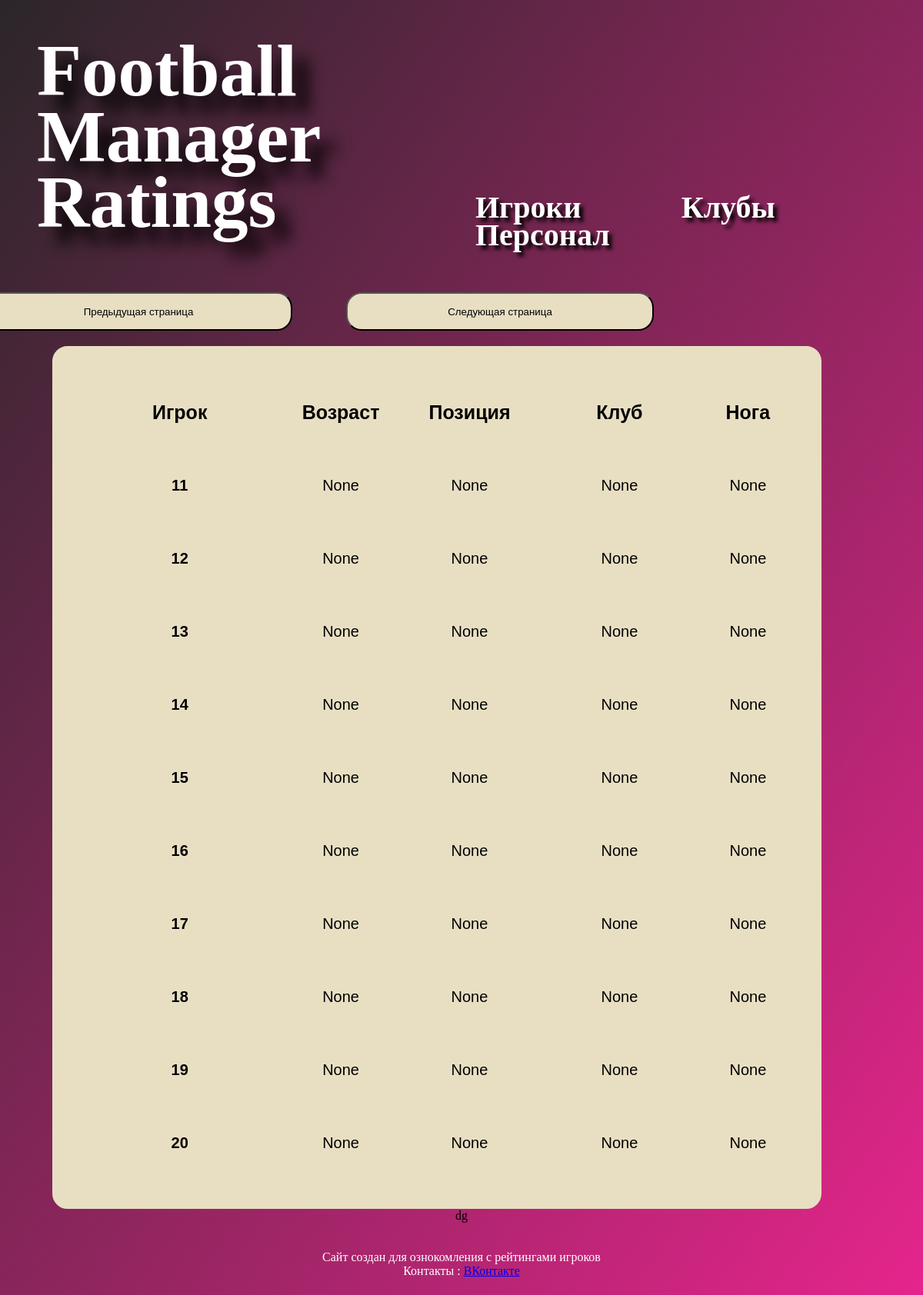
The page /next_page/ on the database its author committed.
### fm_site/models.py (models this page shows)
class Player(models.Model):
    name = models.CharField(max_length=255)
    age = models.BigIntegerField(null=True)
    position = models.BigIntegerField(null=True)
    club = models.BigIntegerField(null=True)
    foot = models.BigIntegerField(null=True)

### fm_site/views.py (the view)
# urls.py: path('next_page/', views.next_page, name='next_page'),
def next_page(request):
    global posts, k
    k = k + 1
    if len(posts[(k + 1) * 10:(k + 2) * 20]) == 0:
        posts1 = posts[k * 10:(k + 1) * 10]
        return render(request, 'fm_site/index3.html', {'posts': posts1, 'Возраст': k})
    else:
        posts1 = posts[k * 10:(k + 1) * 10]
        return render(request, 'fm_site/index.html', {'posts': posts1})

### fm_site/templates/fm_site/index.html (shortened to what this page needs)
{% load static %}
<html lang="en">
<head>
    <link type="text/css" href="{% static 'fm_site/css/style.css' %}" rel="stylesheet"/>
</head>
<body>
<header>
    <p class="name">
        Football <br>
        Manager<br>
        Ratings </p>
    <div class="n"><a class=white href="{% url 'index' %}">Игроки</a> <a class=white href="{% url 'clubs' %}">Клубы </a>Персонал
    </div>
</header>
<main>
    <a href="{% url 'prev_page' %}">
        <button class="table1"> Предыдущая страница</button>
    </a>
    <a href="{% url 'next_page' %}">
        <button class="table2"> Следующая страница</button>
    </a>
    <table border="0" width=1000px>
        <tr class="zag">
            <th width=30%>Игрок</th>
            <th>Возраст</th>
            <th>Позиция</th>
            <th width=25%>Клуб</th>
            <th>Нога</th>
        </tr>
        {% for i in posts %}
        <tr class="players">
            <td class=bold>{{i.name}}</td>
            <td>{{i.age}}</td>
            <td>{{i.position}}</td>
            <td>{{i.club}}</td>
            <td>{{i.foot}}</td>
        </tr>
        {% endfor %}
    </table>
    <div class = filter > dg </div>
</main>
<br>
<br>
<footer> Сайт создан для ознокомления с рейтингами игроков </br>
    Контакты : <a href='https://vk.com/ikutin99'>ВКонтакте</a>
</footer>
</body>
</html>

### fm_site/static/fm_site/css/style.css (style rules this page uses)
body { background-image: linear-gradient(to bottom right,#2b2629,#e5258c); }
header { font-size : 95px; color : #fff; height: 300px;\\ font-style : "Helvetica", sans-serif; font-weight: bold; line-height: 0.9; margin-top:50; margin-left:40; text-shadow: 20px 20px 20px black; }
main { text-align:center; }
.n { font-size : 40px; margin-left:570 ; margin-top:-150 ; word-spacing:120; text-shadow: 5px 5px 5px black }
footer { height: 50px; text-align:center; color : #fff; "Helvetica", sans-serif; }
.table1 { width: 400; height: 50; background : #e8dfc3; border-radius : 20px; margin-left : -620px; margin-top : -70px; position : absolute; }
.table2 { width: 400; height: 50; background : #e8dfc3; border-radius : 20px; margin-left : -150px; margin-top : -70px; position : absolute; }
table { font-family : sans-serif; text-align : center; border-collapse : separate; border-spacing: 45px; background : #e8dfc3; border : 16px solid #e8dfc3; border-radius : 20px; font-style : "Helvetica", sans-serif; margin-left:60; margin-top : 100px; }
th { text-align : center; font-style : "Helvetica", sans-serif; }
tr { padding : 10px; height : 50px; background : #e8dfc3; font-style : "Helvetica", sans-serif; font-size : 25px; }
.bold { font-weight: bold; }
.white { color : #fff; text-decoration : none; }
.zag { font-size : 25px; }
.players { font-size: 20px }

### rows shown on the page
Player: name "11", age "None", position "None", club "None", foot "None"
Player: name "12", age "None", position "None", club "None", foot "None"
Player: name "13", age "None", position "None", club "None", foot "None"
Player: name "14", age "None", position "None", club "None", foot "None"
Player: name "15", age "None", position "None", club "None", foot "None"
Player: name "16", age "None", position "None", club "None", foot "None"
Player: name "17", age "None", position "None", club "None", foot "None"
Player: name "18", age "None", position "None", club "None", foot "None"
Player: name "19", age "None", position "None", club "None", foot "None"
Player: name "20", age "None", position "None", club "None", foot "None"
